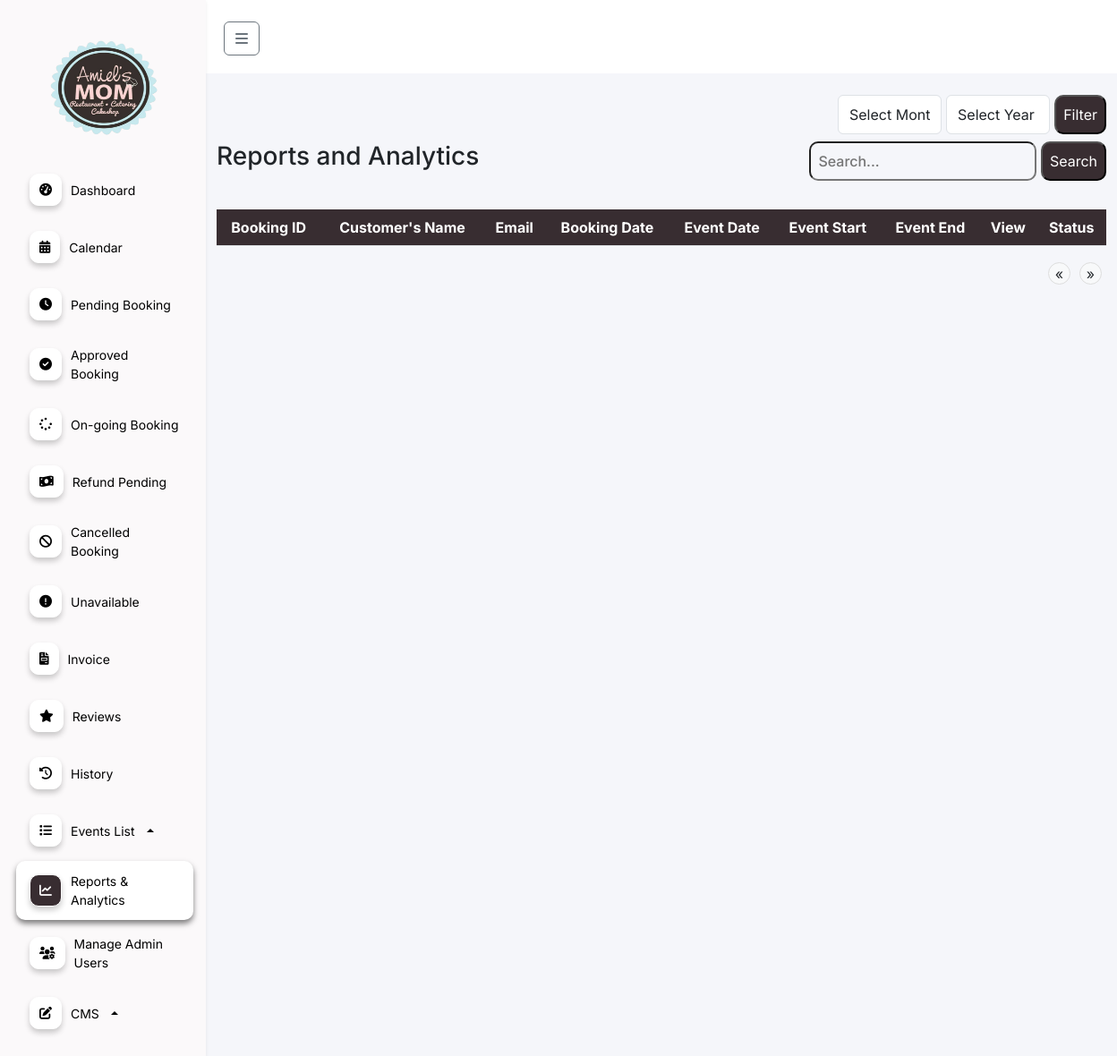
The page /features/admin/web/reports.php (signed in) on the database as committed earlier.
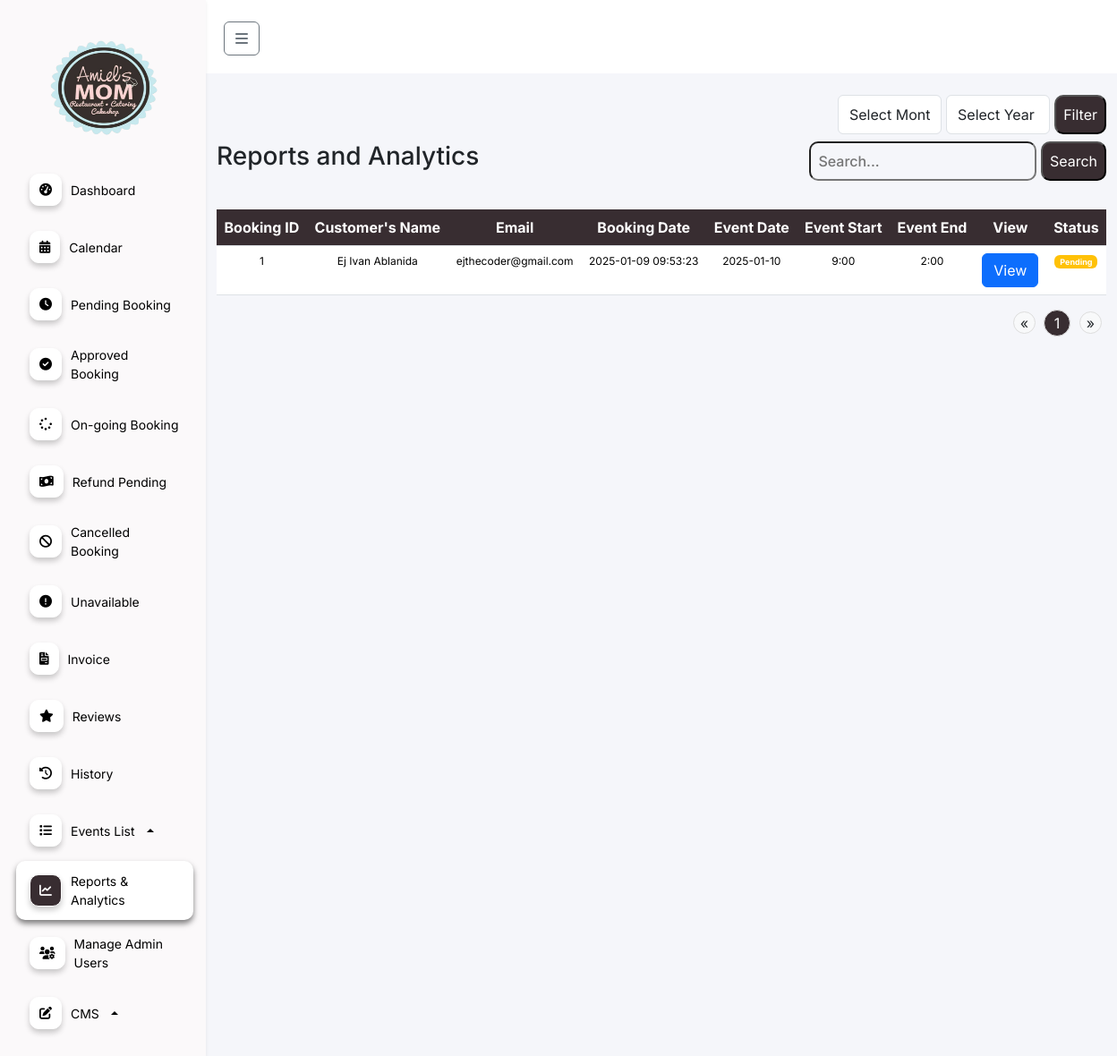
The same page on the database as committed later.
### tables this page shows
CREATE TABLE `booking` (
  `id` int(11) NOT NULL,
  `status` enum('To-pay','Pending','Waiting','On-going','Finished','Cancel-pending','Cancel','Update-payment','resched') NOT NULL,
  `full_name` varchar(255) NOT NULL,
  `celebrants_name` varchar(255) DEFAULT NULL,
  `email` varchar(255) NOT NULL,
  `phone_number` varchar(15) DEFAULT NULL,
  `events_date` varchar(255) DEFAULT NULL,
  `guest_count` int(11) DEFAULT NULL,
  `event_duration` int(11) DEFAULT NULL,
  `event_starttime` int(11) DEFAULT NULL,
  `event_endtime` int(11) DEFAULT NULL,
  `event_type` varchar(255) DEFAULT NULL,
  `event_package` varchar(255) DEFAULT NULL,
  `event_options` text DEFAULT NULL,
  `cost` decimal(10,2) DEFAULT 0.00,
  `cancel_reason` text DEFAULT NULL,
  `payment_image` varchar(255) DEFAULT NULL,
  `reference_no` varchar(100) DEFAULT NULL,
  `payment_amount` decimal(10,2) NOT NULL,
  `status_paid` tinyint(1) DEFAULT 0,
  `beef_dish` varchar(255) DEFAULT NULL,
  `pork_dish` varchar(255) DEFAULT NULL,
  `chicken_dish` varchar(255) DEFAULT NULL,
  `pasta_dish` varchar(255) DEFAULT NULL,
  `dessert_dish` varchar(255) DEFAULT NULL,
  `fish_dish` varchar(255) DEFAULT NULL,
  `drinks_dish` varchar(255) DEFAULT NULL,
  `created_at` datetime DEFAULT current_timestamp(),
  `gcash_name` varchar(255) NOT NULL,
  `gcash_number` varchar(20) NOT NULL,
  `review_status` int(11) DEFAULT 0,
  `second_payment_amount` decimal(10,2) NOT NULL DEFAULT 0.00,
  `second_reference_no` int(11) DEFAULT NULL,
  `second_payment_image` varchar(255) DEFAULT NULL,
  `add_pax` int(11) NOT NULL DEFAULT 0,
  `corkage_fee` tinyint(1) NOT NULL DEFAULT 0,
  `theme` varchar(255) NOT NULL,
  `refund_status` enum('full-refund','half-refund','no-refund') DEFAULT NULL,
  `refunded_amount` decimal(10,2) DEFAULT 0.00,
  `cancel_time` timestamp NULL DEFAULT NULL,
  `add_extend` int(11) DEFAULT 0,
  `payment_method` varchar(10) DEFAULT NULL,
  `add_payment` decimal(10,2) DEFAULT 0.00
);

### features/admin/web/reports.php (the view, shortened to what the changed rows need)
<?php
    require '../../../db.php';
    $search = isset($_GET['search']) ? $_GET['search'] : '';
    $results_per_page = 10;
    $page = isset($_GET['page']) ? (int)$_GET['page'] : 1;
    $start_from = ($page - 1) * $results_per_page;
    $search_term = "%" . $search . "%";
    $total_query = "SELECT COUNT(*) FROM booking WHERE status IN ('Pending', 'to-pay') AND (full_name LIKE ? OR celebrants_name LIKE ? OR email LIKE ?)";
    $stmt = $conn->prepare($total_query);
    $stmt->bind_param("sss", $search_term, $search_term, $search_term);
    $stmt->execute();
    $total_result = $stmt->get_result();
    $total_row = $total_result->fetch_row();
    $total_bookings = $total_row[0];
    $total_pages = ceil($total_bookings / $results_per_page);
    $query = "SELECT * FROM booking WHERE status IN ('Pending', 'to-pay') AND (full_name LIKE ? OR celebrants_name LIKE ? OR email LIKE ?) LIMIT ?, ?";
    $stmt = $conn->prepare($query);
    $stmt->bind_param("ssiii", $search_term, $search_term, $search_term, $start_from, $results_per_page);
    $stmt->execute();
    $result = $stmt->get_result();
?>
<!DOCTYPE html>
<html lang="en">
<head>
    <link rel="stylesheet" href="https://cdnjs.cloudflare.com/ajax/libs/font-awesome/6.0.0-beta3/css/all.min.css">
    <link href="https://cdn.jsdelivr.net/npm/bootstrap@5.3.3/dist/css/bootstrap.min.css" rel="stylesheet"
>
    <link href="https://cdn.jsdelivr.net/npm/sweetalert2@11.5.0/dist/sweetalert2.min.css" rel="stylesheet">
    <link rel="stylesheet" href="../css/index.css">
</head>
<body>
    <div class="content flex-grow-1">
        <div class="container mt-4">
            <div class="table-responsive">
    <table class="table mt-4">
        <thead class="table-booking">
            <tr>
                <th scope="col">Booking ID</th>
                <th scope="col">Customer's Name</th>
                <th scope="col">Email</th>
                <th scope="col">Booking Date</th>
                <th scope="col">Event Date</th>
                <th scope="col">Event Start</th>
                <th scope="col">Event End</th>
                <th scope="col">View</th>
                <th scope="col">Status</th>
            </tr>
        </thead>
        <tbody>
            <?php
                $id = 1;
                while ($row = $result->fetch_assoc()): ?>
                    <tr>
                        <td><?php echo $id++; ?></td>
                        <td><?php echo htmlspecialchars($row['full_name']); ?></td>
                        <td><?php echo htmlspecialchars($row['email']); ?></td>
                        <td><?php echo htmlspecialchars($row['created_at']); ?></td>
                        <td><?php echo htmlspecialchars($row['events_date']); ?></td>
                        <td><?php echo htmlspecialchars($row['event_starttime']); ?>:00</td>
                        <td><?php echo htmlspecialchars($row['event_endtime']); ?>:00</td>
                        <td>
                            <button class="btn btn-primary" data-bs-toggle="modal" data-bs-target="#viewModal<?php echo $row['id']; ?>">View</button>
                        </td>
                        <td>
                            <?php
                            if ($row['refund_status'] === 'full-refund' || $row['refund_status'] === 'half-refund') {
                                echo '<span class="badge bg-danger">Refund</span>';
                            } elseif ($row['status'] === 'Cancelled') {
                                echo '<span class="badge bg-secondary">Cancelled</span>';
                            } elseif ($row['status'] === 'Finished') {
                                echo '<span class="badge bg-success">Finished</span>';
                            } elseif ($row['status'] === 'Approved') {
                                echo '<span class="badge bg-primary">Approved</span>';
                            } else {
                                echo '<span class="badge bg-warning">Pending</span>';
                            }
                            ?>
                        </td>
                    </tr>
                            <?php endwhile; ?>
                        </tbody>
                    </table>
                </div>
                <nav aria-label="Page navigation">
                    <ul class="pagination d-flex justify-content-end">
                        <?php for ($i = 1; $i <= $total_pages; $i++): ?>
                            <li class="page-item <?php echo ($i == $page) ? 'active' : ''; ?>">
                                <a class="page-link" href="?page=<?php echo $i; ?>&search=<?php echo urlencode($search); ?>"><?php echo $i; ?></a>
                            </li>
                        <?php endfor; ?>
                    </ul>
                </nav>
        </div>
</body>
</html>

Rows that differ between the two databases and show on the page:
added booking: full_name "Ej Ivan Ablanida", email "ejthecoder@gmail.com", created_at "2025-01-09 09:53:23", events_date "2025-01-10", event_starttime "9", event_endtime "2", status "Pending"
Other text that changed with them:
new list line: "1"
